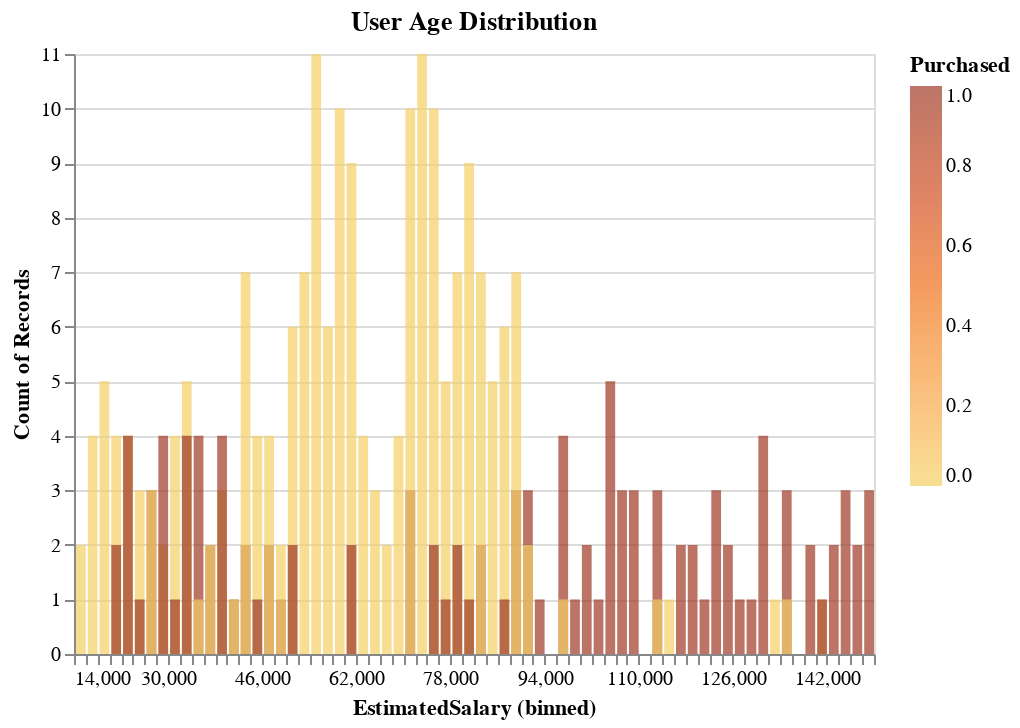

Notebook cell for this chart:
### Code cell
alt.Chart(media_df_train).mark_bar(opacity = 0.7).encode(
    alt.X("EstimatedSalary", bin=alt.Bin(maxbins=100)),
    alt.Y('count()', stack=None),
    color=alt.Color('Purchased', scale=alt.Scale(scheme='goldorange'))
).properties(title = "User Age Distribution")

### Figure 1 — Vega-Lite specification as saved in the notebook (floating-point values rounded to 4 significant figures; data arrays with more than 128 entries replaced by an {"elided": "..."} marker saying what was removed)
{"$schema": "https://vega.github.io/schema/vega-lite/v3.4.0.json", "config": {"mark": {"tooltip": null}, "view": {"height": 300, "width": 400}}, "data": {"name": "data-1d3b0e0fee3d6508ad3faee76fa53a52"}, "datasets": {"data-1d3b0e0fee3d6508ad3faee76fa53a52": {"elided": "320 records"}}, "encoding": {"color": {"field": "Purchased", "scale": {"scheme": "goldorange"}, "type": "quantitative"}, "x": {"bin": {"maxbins": 100}, "field": "EstimatedSalary", "type": "quantitative"}, "y": {"aggregate": "count", "stack": null, "type": "quantitative"}}, "mark": {"opacity": 0.7, "type": "bar"}, "title": "User Age Distribution"}
